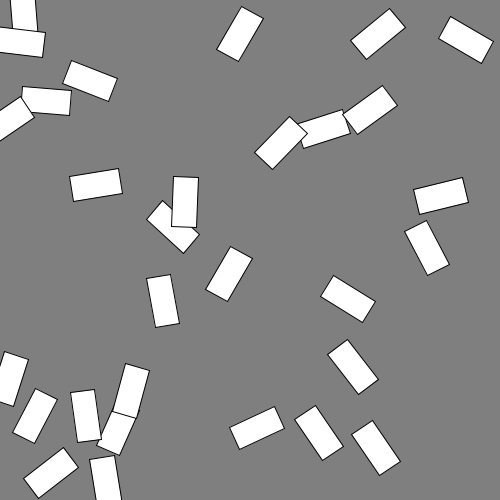
Frame 1 (no input)
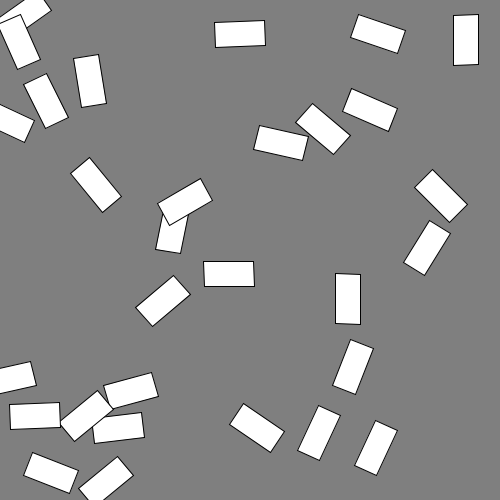
Frame 60 (the mouse pressed at the canvas centre just before this capture)
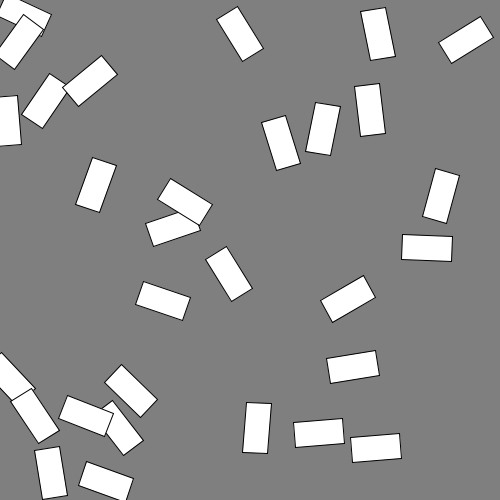
Frame 120 (the mouse held since frame 60 and released just before this capture)

The Processing sketch that drew these frames (run headless with seeded random() and noise(); from frame 60 on, the mouse is pressed at the canvas centre):

// Processing sketch: sketch_spinner_array
// ── sketch_spinner_array.pde
class Spinner{

  int x;
  int y;
  int r;

  void drawRect(){
    pushMatrix();
    translate(x,y);
    rotate(radians(r));
    stroke(0);
    fill(255);
    rectMode(CENTER);
    rect(0,0,50,25);
    popMatrix();
    r++;
  }

}

ArrayList<Spinner> spArray;
int number = 30;

void setup(){

  size(500,500);
  spArray = new ArrayList<Spinner>();

  for(int i = 0; i < number; i++){
    Spinner sp = new Spinner();
    sp.x = (int)random(width);
    sp.y = (int)random(height);
    sp.r = (int)random(360);
    spArray.add(sp);
  }


}

void draw(){

  background(127);

  for(int i = 0; i < number; i++){
    spArray.get(i).drawRect();
  }

}
